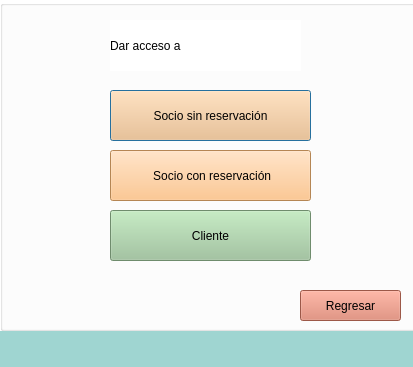
<?xml version="1.0" encoding="UTF-8"?>
<ui version="4.0">
 <class>Socio_Cliente</class>
 <widget class="QDialog" name="Socio_Cliente">
  <property name="geometry">
   <rect>
    <x>0</x>
    <y>0</y>
    <width>413</width>
    <height>367</height>
   </rect>
  </property>
  <property name="windowTitle">
   <string>Dialog</string>
  </property>
  <property name="styleSheet">
   <string notr="true">background-color: rgb(255, 255, 255);</string>
  </property>
  <widget class="QLabel" name="label_3">
   <property name="geometry">
    <rect>
     <x>0</x>
     <y>330</y>
     <width>791</width>
     <height>41</height>
    </rect>
   </property>
   <property name="styleSheet">
    <string notr="true">background-color: #9fd5d1;</string>
   </property>
   <property name="text">
    <string/>
   </property>
  </widget>
  <widget class="QGroupBox" name="groupBox">
   <property name="geometry">
    <rect>
     <x>0</x>
     <y>0</y>
     <width>441</width>
     <height>331</height>
    </rect>
   </property>
   <property name="title">
    <string/>
   </property>
   <widget class="QLabel" name="Logo">
    <property name="geometry">
     <rect>
      <x>0</x>
      <y>0</y>
      <width>111</width>
      <height>111</height>
     </rect>
    </property>
    <property name="styleSheet">
     <string notr="true">background: transparent;</string>
    </property>
    <property name="text">
     <string/>
    </property>
    <property name="pixmap">
     <pixmap resource="Imagenes.qrc">:/Imagenes/Imagenes/Icon_2_0.png</pixmap>
    </property>
   </widget>
   <widget class="QPushButton" name="Socio_sin_reservacion">
    <property name="geometry">
     <rect>
      <x>110</x>
      <y>90</y>
      <width>201</width>
      <height>51</height>
     </rect>
    </property>
    <property name="styleSheet">
     <string notr="true">font: 14pt 75 &quot;Times New Roman&quot;;
hover!pressed:border: 5px solid green;
background-color: #FDBB75;

</string>
    </property>
    <property name="text">
     <string>Socio sin reservación</string>
    </property>
   </widget>
   <widget class="QPushButton" name="Cobrar">
    <property name="geometry">
     <rect>
      <x>110</x>
      <y>210</y>
      <width>201</width>
      <height>51</height>
     </rect>
    </property>
    <property name="styleSheet">
     <string notr="true">font: 14pt 75 &quot;Times New Roman&quot;;
hover!pressed:border: 5px solid green;
background-color: #9BC499;

</string>
    </property>
    <property name="text">
     <string>Cliente</string>
    </property>
   </widget>
   <widget class="QLabel" name="Actualizar_tarifa">
    <property name="geometry">
     <rect>
      <x>110</x>
      <y>20</y>
      <width>191</width>
      <height>51</height>
     </rect>
    </property>
    <property name="styleSheet">
     <string notr="true">font: 22pt &quot;Segoe Print&quot;;</string>
    </property>
    <property name="text">
     <string>Dar acceso a</string>
    </property>
   </widget>
   <widget class="QPushButton" name="Socio_con_reservacion">
    <property name="geometry">
     <rect>
      <x>110</x>
      <y>150</y>
      <width>201</width>
      <height>51</height>
     </rect>
    </property>
    <property name="styleSheet">
     <string notr="true">font: 14pt 75 &quot;Times New Roman&quot;;
hover!pressed:border: 5px solid green;
background-color: #FDBB75;

</string>
    </property>
    <property name="text">
     <string> Socio con reservación</string>
    </property>
   </widget>
   <widget class="QPushButton" name="BtnRegresar">
    <property name="geometry">
     <rect>
      <x>300</x>
      <y>290</y>
      <width>101</width>
      <height>31</height>
     </rect>
    </property>
    <property name="styleSheet">
     <string notr="true">font: 14pt 75 &quot;Times New Roman&quot;;
hover!pressed:border: 5px solid green;
background-color:#DB7B65;

</string>
    </property>
    <property name="text">
     <string>Regresar</string>
    </property>
   </widget>
  </widget>
 </widget>
 <resources>
  <include location="Imagenes.qrc"/>
 </resources>
 <connections/>
</ui>
